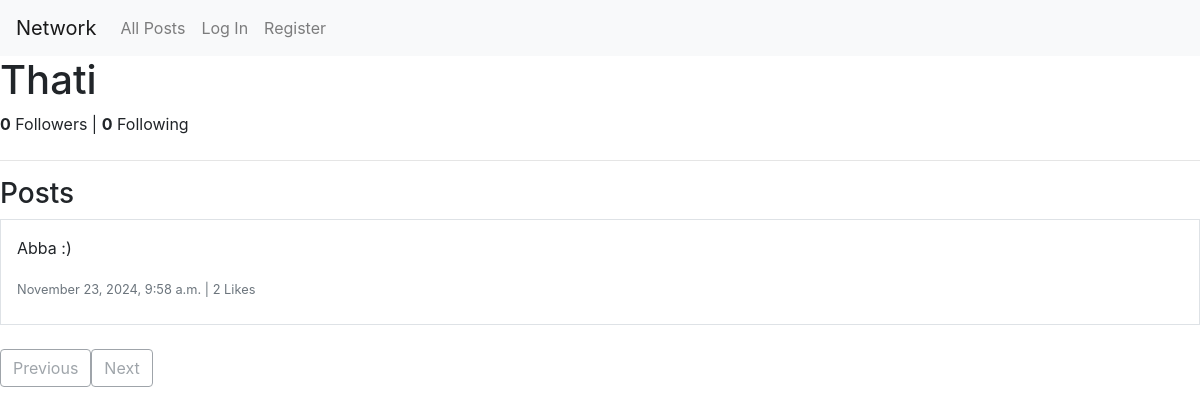
The app's page /profile/Thati with its own data.
### network/models.py (models this page shows, shortened)
class User(AbstractUser):
    def follower_count(self):
        return Follow.objects.filter(following=self).count()
    def following_count(self):
        return Follow.objects.filter(follower=self).count()

class Post(models.Model):
    author = models.ForeignKey(User, on_delete=models.CASCADE, related_name="posts")
    content = models.TextField()
    timestamp = models.DateTimeField(auto_now_add=True)
    likes = models.ManyToManyField(User, related_name="liked_posts", blank=True)
    def like_count(self):
        return self.likes.count()

### network/views.py (the view)
# urls.py: path("profile/<str:username>", views.profile, name="profile"),
def profile(request, username):
    profile_user = get_object_or_404(User, username=username)
    posts = profile_user.posts.order_by("-timestamp")
    paginator = Paginator(posts, 10)  # Show 10 posts per page
    page_number = request.GET.get("page")
    page_obj = paginator.get_page(page_number)
    is_following = (
        request.user.is_authenticated and
        Follow.objects.filter(follower=request.user, following=profile_user).exists()
    )
    return render(request, "network/profile.html", {
        "profile_user": profile_user,
        "page_obj": page_obj,
        "is_following": is_following,
    })

### network/templates/network/profile.html (shortened to what this page needs)
{% extends "network/layout.html" %}
{% block body %}
<h1>{{ profile_user.username }}</h1>
<div class="mb-4">
    <strong id="follower-count">{{ profile_user.follower_count }}</strong> Followers |
    <strong>{{ profile_user.following_count }}</strong> Following
</div>
<hr/>
<h3>Posts</h3>
<div id="posts">
    {% if page_obj %}
        {% for post in page_obj %}
        <div class="post border mb-4 p-3" data-post-id="{{ post.id }}">
            <p id="post-content-{{ post.id }}">{{ post.content }}</p>
            <small class="text-muted">
                {{ post.timestamp|date:"F j, Y, g:i a" }} |
                <span id="like-count-{{ post.id }}">{{ post.like_count }}</span> Likes
            </small>
        </div>
        {% endfor %}
    {% else %}
    <h5 class="text-muted">No posts to display.</h5>
    {% endif %}
</div>
<div class="pagination">
    {% if page_obj.has_previous %}
    <a href="?page={{ page_obj.previous_page_number }}" class="btn btn-outline-secondary">Previous</a>
    {% else %}
    <button class="btn btn-outline-secondary disabled">Previous</button>
    {% endif %}
    {% if page_obj.has_next %}
    <a href="?page={{ page_obj.next_page_number }}" class="btn btn-outline-secondary">Next</a>
    {% else %}
    <button class="btn btn-outline-secondary disabled">Next</button>
    {% endif %}
</div>
{% endblock %}

### records on screen
User: username "Thati", follower_count "0", following_count "0"
Post: content "Abba :)", timestamp "November 23, 2024, 9:58 a.m.", like_count "2"
